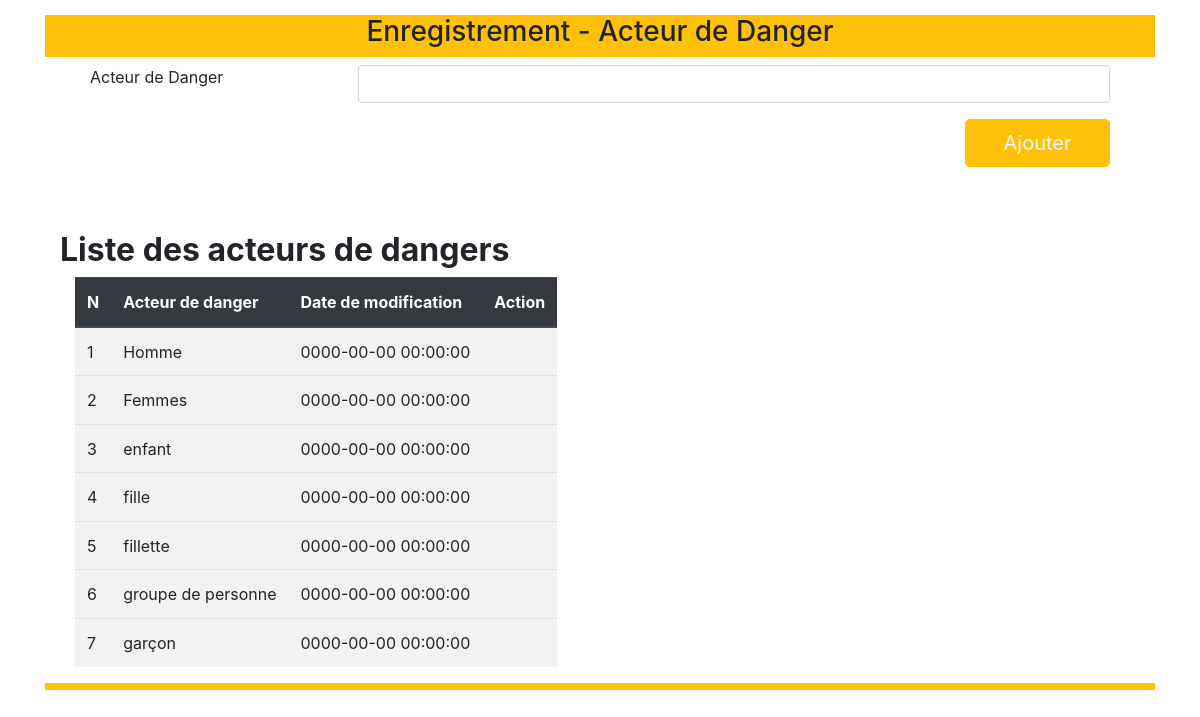
Page /ajout-adanger.php on the committed database.
### tables this page shows
CREATE TABLE `auteur` (
  `idAuteur` int(11) NOT NULL,
  `nomAuteur` varchar(50) NOT NULL,
  `idUtilisateur` int(11) NOT NULL,
  `dernieremodification` datetime NOT NULL
);

### forms/f-acteur-danger.php (the view, shortened to what this page needs)
<div class="container-fluid">
        <div class="ml-auto mr-auto  block-forms" style="width:90vw;">
            <header class="row bg-warning">
                <div class="col-md-10 col-lg-10 ml-auto mr-auto">
                    <h3 class="text-center">
                    <?php
                                if (isset($_GET['operation']) && ($_GET['operation'] == 'modification') ) {
                                    echo 'Modification -  Acteur de Danger';
                                    if(!empty($_GET['id']))
                                    {
                                        $id = strip_tags($_GET['id']);
                                    }
                                    $db= Database::connect();
                                    $recupUnique = $db->query("SELECT * FROM auteur WHERE idAuteur= $id");
                                    $adanger = $recupUnique->fetch();
                                    Database::deconnect();
                                } else {
                                    echo 'Enregistrement -  Acteur de Danger';
                                }
                            ?>
                    </h3>
                </div>
            </header>
            <section class="row bg-dger-white bd-dger-white">
                <div class="monformulaire container-fluid">
                <form action="<?php
                                if (isset($_GET['operation']) && ($_GET['operation'] == 'modification') ) {
                                    echo 'traitement/update-adanger.php?id='.$id ;
                                } else {
                                    echo 'traitement/add-adanger.php';
                                }
                            ?>" method="POST" enctype="multipart/form-data" class="container-fluid">
                        <div class="form-group row mt-2">
                            <label for="adanger" class="col-lg-3 col-md-2 ">Acteur de Danger</label>
                            <div class="col-lg col-md col-sm">
                                <input type="text" name="adanger" id="" class="form-control <?php echo $_SESSION['echec']; $_SESSION['echec']="";  ?>" <?php  if (@$_GET['operation'] == 'modification') {
                                    echo 'value="' .$adanger['nomAuteur'].'"';
                                } ?> required>
                            </div>
                        </div>
                        <div class="row">
                            <div class="form-group col-md-2 ml-auto">
                                <button type="submit" class="btn btn-warning btn-lg col-md mr-auto text-light"><?php
                                if (isset($_GET['operation'])) {
                                    echo 'Modifier';
                                } else {
                                    echo 'Ajouter';
                                }
                            ?></button>
                            </div>
                        </div>
                </form>
                </div>
                <section class="mt-5 container-fluid">
                    <h2 class="mb-2"><strong>Liste des acteurs de dangers  </strong></h2>
                    <table class="table table-striped container-fluid content-justify-center table-responsive w-100">
                        <thead class="thead-dark">
                            <tr>
                                <th>N</th>
                                <th>Acteur de danger</th>
                                <th>Date de modification</th>
                                <th>Action</th>
                            </tr>
                        </thead>
                        <tbody>
                            <?php
                                            $i = 1;
                                $db= Database::connect();
                                $recupadanger = $db->query('SELECT * FROM  auteur ORDER BY dernieremodification DESC');
                                while($adanger = $recupadanger-> fetch())
                                {
                                    echo '<tr>
                                    <td>';
                                    echo $i++;
                                    echo '</td>
                                    <td>';
                                    echo $adanger['nomAuteur'];
                                    echo '</td><td>';
                                    echo $adanger['dernieremodification'];
                                    echo '</td><td>';
                                    echo '</td>
                                    <tr>';
                                    echo  '<div class="modal fade" id="exampleModalCenter'.$adanger['idAuteur'].'" tabindex="-1" role="dialog" aria-labelledby="exampleModalCenterTitle" aria-hidden="true">
                                    <div class="modal-dialog modal-dialog-centered" role="document">
                                        <div class="modal-content">
                                        <div class="modal-header">
                                            <h5 class="modal-title" id="exampleModalLongTitle">Supprimer un acteur</h5>
                                            <button type="button" class="close" data-dismiss="modal" aria-label="Close">
                                            <span aria-hidden="true">&times;</span>
                                            </button>
                                        </div>
                                        <div class="modal-body">
                                            Etes vous sur de vouloir supprimer  l\'acteur : '.$adanger['nomAuteur'].'?
                                        </div>
                                        <div class="modal-footer">
                                            <form class="form" action="delete.php" role="form" method="post">
                                                <input type="hidden" name="id" value="'.$adanger['nomAuteur'].'"/>
                                                <button type="button" class="btn btn-outline-dark" data-dismiss="modal">Annuler</button>
                                                <a href="traitement/delete-adanger.php?id='.$adanger['idAuteur'].'" class="btn btn-danger">Supprimer</a>
                                            </form>
                                        </div>
                                    </div>
                                    </div>';
                                }
                            ?>
                        </tbody>
                    </table>
                </section>
            </section>
        </div>
</div>

### style/style-admin.css (style rules this page uses)
.bd-dger-white { border-bottom: 7px solid #ffc500 !important; }
.bg-dger-white { background-color: #fff !important; }
.block-forms { margin-top: 15px !important; }
.monformulaire { margin: 0 15px !important; }
label { margin-right: 5px !important; }

### rows in the picture
auteur: nomAuteur "Homme", dernieremodification "0000-00-00 00:00:00"
auteur: nomAuteur "Femmes", dernieremodification "0000-00-00 00:00:00"
auteur: nomAuteur "enfant", dernieremodification "0000-00-00 00:00:00"
auteur: nomAuteur "fille", dernieremodification "0000-00-00 00:00:00"
auteur: nomAuteur "fillette", dernieremodification "0000-00-00 00:00:00"
auteur: nomAuteur "groupe de personne", dernieremodification "0000-00-00 00:00:00"
auteur: nomAuteur "garçon", dernieremodification "0000-00-00 00:00:00"
